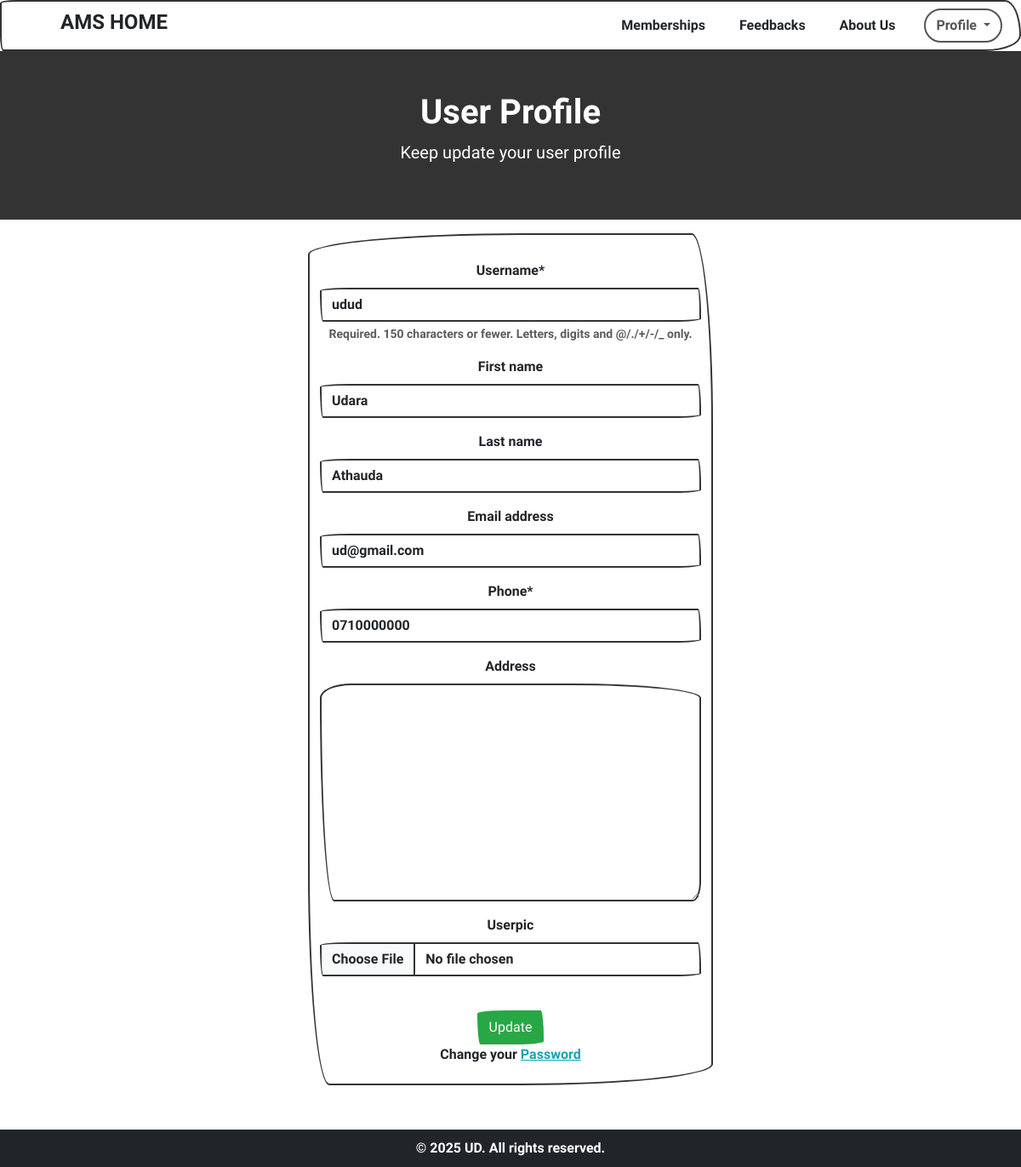
The app's page /userProfile (signed in) with its own data.
### amsApp/models.py (models this page shows)
class User(AbstractUser):
    phone = models.CharField(max_length=15, validators=[validatePhone])
    address = models.TextField(blank=True, null=True)
    userPic = models.ImageField(blank=True, null=True, default='images/propic.jpeg', upload_to='images')

### amsApp/views.py (the view, shortened to what this page needs)
# urls.py: path('userProfile', views.userProfile, name="userProfile"),
@login_required(login_url='login')
def userProfile(request):
    currentUser = request.user
    form = UserUpdateForm(instance=currentUser)
    context = {'form': form}
    return render(request, 'userTemplates/userProfile.html', context=context)

### amsApp/forms.py
class UserUpdateForm(UserChangeForm):
    userPic = forms.ImageField(required=False)
    phone = forms.CharField(max_length=15, required=True)
    address = forms.CharField(widget=forms.Textarea, required=False)
    class Meta:
        model = User
        fields = ['username', 'first_name', 'last_name', 'email', 'phone', 'address', 'userPic',]
    def __init__(self, *args, **kwargs):
        super().__init__(*args, **kwargs)
        self.fields.pop('password', None)  # Removes the password field

### templates/userTemplates/userProfile.html (shortened to what this page needs)
{% extends "base.html" %}
{% load crispy_forms_tags %}
{% block content %}
{% include 'navbar.html' %}
    <section class="bg-primary text-white text-center py-5">
        <div class="container">
            <h1 class="fw-bold">User Profile</h1>
            <p class="lead">Keep update your user profile</p>
        </div>
    </section>
    <div class="container text-center mt-3 mb-5" style="max-width: 500px; margin: 0 auto;">
        <form method="POST" class="form-control mb-5" enctype="multipart/form-data">
            <br>
            {{form|crispy}}
            <br>
            <input type="submit" value="Update" class="btn btn-success">
            <p>Change your <a href="{% url 'password' %}" class="text-info">Password</a></p>
        </form>
    </div>
    <br><br>
{% endblock %}

### records on screen
User: username "udud", first_name "Udara", last_name "Athauda", email "ud@gmail.com", phone "0710000000"
